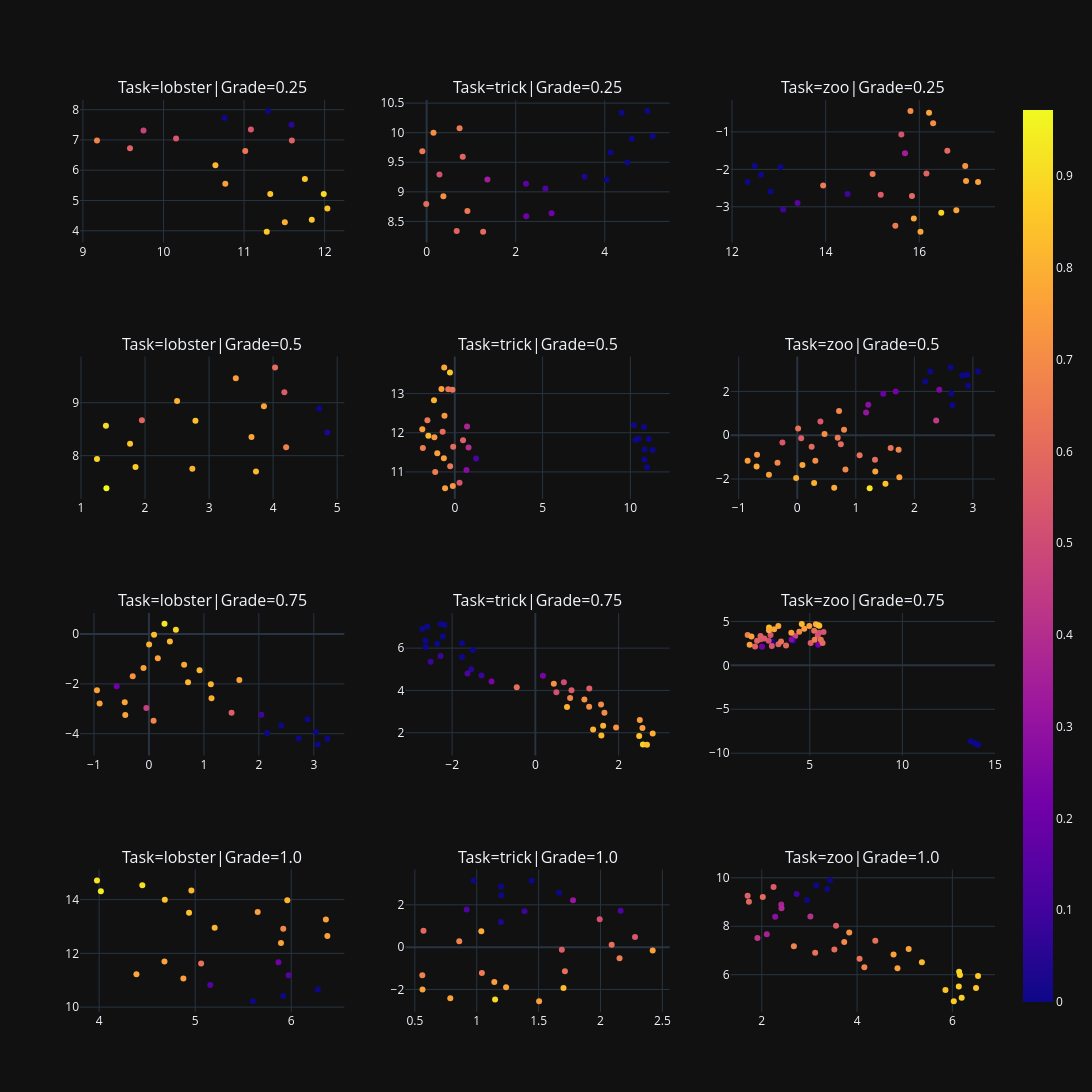

Notebook cell for this chart:
### Code cell
from plotly.subplots import make_subplots

figures = []

for reducer in [umap_reduce]:  # , pca_reduce, tsne_reduce]:
    if not PLOT_STRAT_CLUSTERING:
        break
    for grade_strata in range(1, 5):
        if NORMALIZE_GRADE:
            grade_strata /= 4
        for task_strata in DATASET_NAMES:
            for color in ['label1']:
                sub_embeddings = embeddings_raw[
                    (dataset_clustering["task"] == task_strata)
                    & (dataset_clustering["grade"] == grade_strata)
                    ]
                reduced = reducer(sub_embeddings)
                temp_clustering = dataset_clustering[
                    (dataset_clustering["task"] == task_strata) & (dataset_clustering["grade"] == grade_strata)]
                df = pd.DataFrame({
                    'x': reduced[:, 0],
                    'y': reduced[:, 1],
                    'grade': temp_clustering['grade'],
                    'speed': temp_clustering['speed'],
                    'label1': temp_clustering['label1'],
                    "gender": temp_clustering['gender'],
                    "ID": temp_clustering["ID"]
                })
                fig = px.scatter(df,
                                 x='x', y='y', color=color,
                                 hover_data=['grade', 'speed', 'label1', "gender", "ID"],
                                 title=f"Task={task_strata}|Grade={grade_strata}",
                                 color_continuous_scale='Viridis'
                                 )
                figures.append(fig)

if len(figures) > 0:
    n_cols = 3
    n_rows = (len(figures) + 1) // n_cols

    # Create subplot grid
    titles = [f.layout.title.text if f.layout.title else "" for f in figures]
    fig = make_subplots(rows=n_rows, cols=n_cols, subplot_titles=titles)

    for i, f in enumerate(figures):
        row = (i // n_cols) + 1
        col = (i % n_cols) + 1
        for trace in f.data:
            fig.add_trace(trace, row=row, col=col)

    fig.update_layout(height=300 * n_rows, width=1200)  # adjust as needed
    fig.show("stratified_clusters")

### Figure 1 — Plotly figure (JSON) as saved in the notebook; plotly's stock layout.template omitted (floating-point values rounded to 4 significant figures; data arrays with more than 128 entries replaced by an {"elided": "..."} marker saying what was removed)
{"data": [{"customdata": [[0.25, 55.0, 0.0, 0.0, "m57"], [0.25, 31.0, 0.4685, 0.0, "nnr34"], [0.25, 48.0, 0.0, 1.0, "s155"], [0.25, 44.0, 0.05934, 0.0, "m63"], [0.25, 29.0, 0.5357, 1.0, "s29"], [0.25, 29.0, 0.5357, 1.0, "s10"], [0.25, 26.0, 0.6429, 0.0, "s58"], [0.25, 28.0, 0.5714, 0.0, "s17"], [0.25, 25.0, 0.6786, 0.0, "s25"], [0.25, 13.0, 0.8587, 1.0, "russir42"], [0.25, 18.0, 0.8043, 1.0, "m61"], [0.25, 14.0, 0.8478, 1.0, "nnr36"], [0.25, 13.0, 0.8587, 1.0, "russir40"], [0.25, 14.0, 0.8478, 1.0, "russir60"], [0.25, 13.0, 0.8587, 1.0, "russir38"], [0.25, 17.0, 0.8152, 0.0, "nnr33"], [0.25, 9.0, 0.9022, 0.0, "m27"], [0.25, 23.0, 0.75, 1.0, "russir39"], [0.25, 28.0, 0.5714, 1.0, "m75"]], "hovertemplate": "x=%{x}<br>y=%{y}<br>grade=%{customdata[0]}<br>speed=%{customdata[1]}<br>label1=%{marker.color}<br>gender=%{customdata[3]}<br>ID=%{customdata[4]}<extra></extra>", "legendgroup": "", "marker": {"color": [0.0, 0.4685, 0.0, 0.05934, 0.5357, 0.5357, 0.6429, 0.5714, 0.6786, 0.8587, 0.8043, 0.8478, 0.8587, 0.8478, 0.8587, 0.8152, 0.9022, 0.75, 0.5714], "coloraxis": "coloraxis", "symbol": "circle"}, "mode": "markers", "name": "", "orientation": "v", "showlegend": false, "x": [10.76, 9.752, 11.3, 11.59, 11.08, 10.16, 11.01, 9.584, 9.174, 11.84, 11.51, 11.33, 11.28, 12.03, 11.75, 10.64, 11.99, 10.77, 11.59], "xaxis": "x", "y": [7.722, 7.313, 7.959, 7.504, 7.345, 7.051, 6.633, 6.722, 6.977, 4.363, 4.279, 5.213, 3.971, 4.737, 5.707, 6.164, 5.216, 5.554, 6.98], "yaxis": "y", "type": "scatter"}, {"customdata": [[0.25, 59.0, 0.0, 0.0, "nnz56"], [0.25, 84.0, 0.0, 0.0, "russir58"], [0.25, 47.0, 0.0, 1.0, "nnd74"], [0.25, 32.0, 0.135, 0.0, "nnd45"], [0.25, 24.0, 0.3436, 1.0, "nnd32"], [0.25, 68.0, 0.0, 1.0, "kar78"], [0.25, 73.0, 0.0, 0.0, "nnd46"], [0.25, 29.0, 0.2132, 0.0, "nnd47"], [0.25, 104.0, 0.0, 1.0, "nnz55"], [0.25, 36.0, 0.03073, 0.0, "nnd42"], [0.25, 41.0, 0.0, 1.0, "kar87"], [0.25, 31.0, 0.1611, 1.0, "nnz18"], [0.25, 29.0, 0.2132, 1.0, "nnr35"], [0.25, 8.0, 0.7083, 1.0, "russir42"], [0.25, 13.0, 0.6042, 1.0, "russir38"], [0.25, 11.0, 0.6458, 0.0, "kar77"], [0.25, 13.0, 0.6042, 1.0, "kar34"], [0.25, 14.0, 0.5833, 0.0, "nnd1"], [0.25, 11.0, 0.6458, 1.0, "kar92"], [0.25, 8.0, 0.7083, 1.0, "russir40"], [0.25, 11.0, 0.6458, 1.0, "nnr36"], [0.25, 14.0, 0.5833, 1.0, "russir60"], [0.25, 17.0, 0.5208, 0.0, "kar16"]], "hovertemplate": "x=%{x}<br>y=%{y}<br>grade=%{customdata[0]}<br>speed=%{customdata[1]}<br>label1=%{marker.color}<br>gender=%{customdata[3]}<br>ID=%{customdata[4]}<extra></extra>", "legendgroup": "", "marker": {"color": [0.0, 0.0, 0.0, 0.135, 0.3436, 0.0, 0.0, 0.2132, 0.0, 0.03073, 0.0, 0.1611, 0.2132, 0.7083, 0.6042, 0.6458, 0.6042, 0.5833, 0.6458, 0.7083, 0.6458, 0.5833, 0.5208], "coloraxis": "coloraxis", "symbol": "circle"}, "mode": "markers", "name": "", "orientation": "v", "showlegend": false, "x": [4.382, 4.607, 4.043, 2.667, 1.365, 5.078, 4.132, 2.237, 4.512, 3.547, 4.958, 2.233, 2.807, 0.154, 1.269, -0.09751, -0.008866, 0.8107, 0.7401, 0.3762, 0.9152, 0.6754, 0.2879], "xaxis": "x2", "y": [10.34, 9.896, 9.206, 9.056, 9.21, 9.942, 9.666, 8.588, 9.498, 9.257, 10.37, 9.138, 8.638, 10.0, 8.328, 9.685, 8.794, 9.594, 10.07, 8.925, 8.678, 8.338, 9.294], "yaxis": "y2", "type": "scatter"}, {"customdata": {"elided": "27x5 mixed values"}, "hovertemplate": "x=%{x}<br>y=%{y}<br>grade=%{customdata[0]}<br>speed=%{customdata[1]}<br>label1=%{marker.color}<br>gender=%{customdata[3]}<br>ID=%{customdata[4]}<extra></extra>", "legendgroup": "", "marker": {"color": [0.09404, 0.09404, 0.3439, 0.0, 0.1565, 0.0, 0.0, 0.0, 0.0, 0.725, 0.65, 0.55, 0.65, 0.7, 0.525, 0.575, 0.6, 0.6, 0.65, 0.7, 0.7692, 0.7692, 0.7692, 0.8846, 0.75, 0.7692, 0.7692], "coloraxis": "coloraxis", "symbol": "circle"}, "mode": "markers", "name": "", "orientation": "v", "showlegend": false, "x": [13.09, 14.47, 15.69, 13.04, 13.4, 12.83, 12.33, 12.62, 12.48, 16.98, 15.49, 15.18, 13.95, 16.3, 15.62, 16.15, 15.84, 16.6, 15.0, 15.81, 15.88, 16.79, 17.25, 16.47, 17.0, 16.03, 16.21], "xaxis": "x3", "y": [-3.072, -2.66, -1.57, -1.936, -2.9, -2.594, -2.34, -2.142, -1.912, -1.911, -3.503, -2.678, -2.43, -0.7715, -1.067, -2.114, -2.709, -1.501, -2.127, -0.4385, -3.314, -3.096, -2.336, -3.158, -2.308, -3.663, -0.4887], "yaxis": "y3", "type": "scatter"}, {"customdata": [[0.5, 69.0, 0.03419, 0.0, "m99"], [0.5, 85.0, 0.0, 1.0, "nnr78"], [0.5, 48.0, 0.6667, 0.0, "russir33"], [0.5, 52.0, 0.5556, 0.0, "russir57"], [0.5, 50.0, 0.6111, 1.0, "s26"], [0.5, 51.0, 0.5833, 1.0, "s105"], [0.5, 20.0, 0.8889, 0.0, "m4"], [0.5, 42.0, 0.7667, 1.0, "russir23"], [0.5, 5.0, 0.9722, 1.0, "m37"], [0.5, 23.0, 0.8722, 1.0, "s22"], [0.5, 35.0, 0.8056, 1.0, "nnr41"], [0.5, 28.0, 0.8444, 1.0, "russir02"], [0.5, 18.0, 0.9, 0.0, "m50"], [0.5, 27.0, 0.85, 1.0, "m7"], [0.5, 32.0, 0.8222, 0.0, "nnr65"], [0.5, 42.0, 0.7667, 1.0, "m18"], [0.5, 45.0, 0.75, 0.0, "nnr66"], [0.5, 36.0, 0.8, 1.0, "m92"]], "hovertemplate": "x=%{x}<br>y=%{y}<br>grade=%{customdata[0]}<br>speed=%{customdata[1]}<br>label1=%{marker.color}<br>gender=%{customdata[3]}<br>ID=%{customdata[4]}<extra></extra>", "legendgroup": "", "marker": {"color": [0.03419, 0.0, 0.6667, 0.5556, 0.6111, 0.5833, 0.8889, 0.7667, 0.9722, 0.8722, 0.8056, 0.8444, 0.9, 0.85, 0.8222, 0.7667, 0.75, 0.8], "coloraxis": "coloraxis", "symbol": "circle"}, "mode": "markers", "name": "", "orientation": "v", "showlegend": false, "x": [4.847, 4.721, 4.203, 4.176, 4.03, 1.951, 1.249, 3.662, 1.397, 1.851, 2.5, 2.787, 1.389, 1.766, 3.732, 3.856, 3.417, 2.739], "xaxis": "x4", "y": [8.438, 8.89, 8.158, 9.199, 9.668, 8.671, 7.938, 8.354, 7.387, 7.785, 9.033, 8.661, 8.567, 8.226, 7.701, 8.936, 9.462, 7.755], "yaxis": "y4", "type": "scatter"}, {"customdata": {"elided": "35x5 mixed values"}, "hovertemplate": "x=%{x}<br>y=%{y}<br>grade=%{customdata[0]}<br>speed=%{customdata[1]}<br>label1=%{marker.color}<br>gender=%{customdata[3]}<br>ID=%{customdata[4]}<extra></extra>", "legendgroup": "", "marker": {"color": [0.0, 0.0, 0.0, 0.1147, 0.3651, 0.0, 0.2688, 0.0, 0.0, 0.0, 0.0, 0.4037, 0.0, 0.7321, 0.6429, 0.5714, 0.7321, 0.6071, 0.6429, 0.625, 0.6429, 0.6607, 0.5357, 0.6071, 0.6607, 0.7321, 0.75, 0.75, 0.8561, 0.75, 0.7576, 0.803, 0.75, 0.8182, 0.7727], "coloraxis": "coloraxis", "symbol": "circle"}, "mode": "markers", "name": "", "orientation": "v", "showlegend": false, "x": [10.8, 10.47, 10.3, 1.215, 0.6972, 10.81, 0.665, 10.2, 10.95, 11.27, 10.77, 0.7837, 11.05, -0.5898, -1.562, 0.4686, -0.1138, -0.6933, -0.1362, -0.3759, -0.2653, -1.821, 0.2681, -0.093, -1.118, -1.164, -0.6237, -1.853, -0.2769, -0.5548, -1.0, -1.188, -0.7619, -1.508, -0.6058], "xaxis": "x5", "y": [11.31, 11.85, 11.82, 11.34, 12.16, 11.57, 11.05, 12.2, 11.12, 11.56, 12.15, 11.63, 11.84, 12.43, 12.32, 11.81, 10.64, 12.02, 13.1, 13.11, 11.15, 11.61, 10.72, 11.64, 11.0, 11.88, 11.35, 12.09, 13.54, 10.59, 11.48, 12.83, 13.11, 11.92, 13.67], "yaxis": "y5", "type": "scatter"}, {"customdata": {"elided": "44x5 mixed values"}, "hovertemplate": "x=%{x}<br>y=%{y}<br>grade=%{customdata[0]}<br>speed=%{customdata[1]}<br>label1=%{marker.color}<br>gender=%{customdata[3]}<br>ID=%{customdata[4]}<extra></extra>", "legendgroup": "", "marker": {"color": [0.4444, 0.2219, 0.0, 0.0, 0.0, 0.0, 0.0, 0.0, 0.2497, 0.0, 0.0, 0.0, 0.2775, 0.1941, 0.3053, 0.5417, 0.6458, 0.7083, 0.6875, 0.625, 0.6875, 0.6042, 0.6042, 0.7083, 0.5417, 0.625, 0.6042, 0.6875, 0.7292, 0.6875, 0.625, 0.5625, 0.6875, 0.7838, 0.7838, 0.7973, 0.777, 0.75, 0.9257, 0.7635, 0.7568, 0.7635, 0.8446, 0.7905], "coloraxis": "coloraxis", "symbol": "circle"}, "mode": "markers", "name": "", "orientation": "v", "showlegend": false, "x": [2.372, 1.682, 2.186, 2.902, 2.272, 2.65, 3.087, 2.632, 2.426, 2.819, 2.618, 2.918, 1.213, 1.469, 1.175, -0.2536, 0.6909, 0.3088, 0.714, 1.595, -0.3373, 0.2456, 0.7443, 0.4658, 0.3954, 0.01438, 1.327, 0.8226, -0.6868, 0.799, 1.065, 0.0671, 1.731, 0.6306, -0.6944, 0.2876, 0.08803, -0.8475, 1.236, 1.332, -0.4834, 1.743, 1.506, -0.0191], "xaxis": "x6", "y": [0.6707, 2.0, 2.447, 2.765, 2.908, 1.364, 2.905, 1.903, 2.079, 2.722, 3.096, 2.252, 1.394, 1.897, 1.035, -0.3372, -0.1101, -1.171, 1.107, -0.5836, -1.261, -0.5225, -0.4067, 0.05893, 0.6292, 0.3112, -1.121, -1.569, -0.8891, 0.2508, -0.911, -0.1364, -0.668, -2.393, -1.432, -2.184, -1.362, -1.17, -2.415, -1.659, -1.807, -1.922, -2.22, -1.948], "yaxis": "y6", "type": "scatter"}, {"customdata": {"elided": "30x5 mixed values"}, "hovertemplate": "x=%{x}<br>y=%{y}<br>grade=%{customdata[0]}<br>speed=%{customdata[1]}<br>label1=%{marker.color}<br>gender=%{customdata[3]}<br>ID=%{customdata[4]}<extra></extra>", "legendgroup": "", "marker": {"color": [0.2089, 0.0, 0.0, 0.0, 0.0, 0.4636, 0.0, 0.0, 0.09975, 0.0, 0.7187, 0.5625, 0.7612, 0.6875, 0.806, 0.7612, 0.8134, 0.7799, 0.8321, 0.9254, 0.8172, 0.8172, 0.7575, 0.7948, 0.7687, 0.7649, 0.8843, 0.7612, 0.7649, 0.8134], "coloraxis": "coloraxis", "symbol": "circle"}, "mode": "markers", "name": "", "orientation": "v", "showlegend": false, "x": [-0.5868, 2.725, 2.147, 2.887, 2.406, -0.04733, 3.246, 3.038, 2.045, 3.073, -0.2952, 1.503, -0.09917, 0.08438, 0.002896, -0.8977, 0.3809, 0.6397, 0.09309, 0.2828, 1.126, 0.9205, 0.1613, 1.138, -0.4402, -0.4308, 0.4903, -0.9457, 1.644, 0.7115], "xaxis": "x7", "y": [-2.09, -4.192, -3.967, -3.426, -3.669, -2.973, -4.204, -3.934, -3.239, -4.439, -1.694, -3.156, -1.361, -3.478, -0.4141, -2.785, -0.2978, -1.233, -0.02476, 0.4114, -2.017, -1.456, -0.9689, -2.572, -2.738, -3.247, 0.1793, -2.259, -1.839, -1.929], "yaxis": "y7", "type": "scatter"}, {"customdata": {"elided": "40x5 mixed values"}, "hovertemplate": "x=%{x}<br>y=%{y}<br>grade=%{customdata[0]}<br>speed=%{customdata[1]}<br>label1=%{marker.color}<br>gender=%{customdata[3]}<br>ID=%{customdata[4]}<extra></extra>", "legendgroup": "", "marker": {"color": [0.0, 0.0, 0.2306, 0.05097, 0.0, 0.0, 0.0, 0.0, 0.08689, 0.0, 0.0, 0.0, 0.08689, 0.1228, 0.2306, 0.0, 0.0, 0.5, 0.08689, 0.7, 0.6833, 0.7, 0.7167, 0.55, 0.5667, 0.7167, 0.6167, 0.7167, 0.7167, 0.5167, 0.8702, 0.8221, 0.8462, 0.7981, 0.7981, 0.8365, 0.8029, 0.75, 0.75, 0.8029], "coloraxis": "coloraxis", "symbol": "circle"}, "mode": "markers", "name": "", "orientation": "v", "showlegend": false, "x": [-2.276, -2.185, 0.1825, -1.54, -2.638, -2.223, -2.595, -1.76, -2.517, -2.635, -1.762, -2.355, -1.295, -1.631, -1.052, -1.498, -2.716, 0.6855, -2.279, 1.66, 0.8347, 1.578, 1.292, 0.8684, 1.296, 0.4434, -0.4472, 1.939, 1.178, 0.5051, 2.584, 1.586, 2.494, 0.7601, 2.819, 2.682, 1.388, 2.573, 2.509, 1.628], "xaxis": "x8", "y": [7.147, 7.099, 4.695, 4.999, 6.346, 6.546, 7.027, 6.23, 5.352, 6.042, 5.582, 6.203, 4.709, 4.796, 4.423, 5.913, 6.903, 4.389, 5.625, 2.945, 3.638, 3.339, 3.222, 4.003, 4.093, 4.321, 4.155, 2.241, 3.573, 3.909, 1.443, 1.864, 1.846, 3.221, 1.966, 1.436, 2.157, 2.217, 2.6, 2.331], "yaxis": "y8", "type": "scatter"}, {"customdata": {"elided": "45x5 mixed values"}, "hovertemplate": "x=%{x}<br>y=%{y}<br>grade=%{customdata[0]}<br>speed=%{customdata[1]}<br>label1=%{marker.color}<br>gender=%{customdata[3]}<br>ID=%{customdata[4]}<extra></extra>", "legendgroup": "", "marker": {"color": [0.0, 0.4787, 0.05277, 0.0, 0.0, 0.2231, 0.2231, 0.0, 0.0, 0.03147, 0.2657, 0.5357, 0.5714, 0.5893, 0.5357, 0.5536, 0.5179, 0.6607, 0.6071, 0.5179, 0.5536, 0.6786, 0.5714, 0.5357, 0.625, 0.5357, 0.6607, 0.5357, 0.625, 0.5714, 0.6071, 0.5714, 0.825, 0.75, 0.82, 0.75, 0.78, 0.755, 0.77, 0.755, 0.785, 0.76, 0.815, 0.765, 0.835], "coloraxis": "coloraxis", "symbol": "circle"}, "mode": "markers", "name": "", "orientation": "v", "showlegend": false, "x": [14.09, 4.214, 4.101, 14.06, 13.93, 5.453, 2.418, 13.93, 13.7, 2.968, 4.017, 5.431, 3.307, 3.718, 2.346, 5.046, 5.493, 5.261, 5.235, 2.778, 2.543, 4.43, 2.152, 2.948, 5.596, 5.742, 1.642, 2.879, 3.448, 2.335, 5.689, 2.043, 2.799, 4.002, 4.566, 4.971, 5.326, 1.75, 3.3, 4.699, 2.794, 1.849, 5.515, 3.074, 5.467], "xaxis": "x9", "y": [-9.024, 3.332, 2.803, -9.001, -8.863, 2.342, 2.111, -8.871, -8.635, 2.688, 2.946, 3.397, 2.409, 2.244, 2.973, 2.551, 3.723, 2.919, 3.931, 2.811, 3.057, 3.815, 2.805, 2.194, 2.908, 3.808, 3.46, 3.455, 2.723, 3.346, 2.544, 2.13, 4.293, 3.705, 4.72, 4.481, 4.665, 2.349, 4.487, 4.174, 3.981, 3.283, 4.517, 4.108, 4.559], "yaxis": "y9", "type": "scatter"}, {"customdata": [[1.0, 163.0, 0.0, 1.0, "m93"], [1.0, 98.0, 0.1456, 0.0, "russir47"], [1.0, 96.0, 0.21, 1.0, "m48"], [1.0, 98.0, 0.1456, 1.0, "nnr71"], [1.0, 123.0, 0.0, 0.0, "nnr69"], [1.0, 131.0, 0.0, 0.0, "russir64"], [1.0, 84.0, 0.6875, 1.0, "nnr57"], [1.0, 82.0, 0.753, 1.0, "m46"], [1.0, 85.0, 0.625, 1.0, "m108"], [1.0, 75.0, 0.7741, 0.0, "nnr73"], [1.0, 62.0, 0.8133, 0.0, "m39"], [1.0, 53.0, 0.8404, 1.0, "m52"], [1.0, 50.0, 0.8494, 1.0, "m38"], [1.0, 82.0, 0.753, 0.0, "nnr58"], [1.0, 80.0, 0.759, 0.0, "russir88"], [1.0, 30.0, 0.9096, 1.0, "russir62"], [1.0, 63.0, 0.8102, 0.0, "m43"], [1.0, 27.0, 0.9187, 1.0, "m2"], [1.0, 18.0, 0.9458, 0.0, "m54"], [1.0, 64.0, 0.8072, 1.0, "m8"], [1.0, 78.0, 0.7651, 1.0, "nnr61"], [1.0, 78.0, 0.7651, 1.0, "russir46"], [1.0, 79.0, 0.762, 1.0, "s131"]], "hovertemplate": "x=%{x}<br>y=%{y}<br>grade=%{customdata[0]}<br>speed=%{customdata[1]}<br>label1=%{marker.color}<br>gender=%{customdata[3]}<br>ID=%{customdata[4]}<extra></extra>", "legendgroup": "", "marker": {"color": [0.0, 0.1456, 0.21, 0.1456, 0.0, 0.0, 0.6875, 0.753, 0.625, 0.7741, 0.8133, 0.8404, 0.8494, 0.753, 0.759, 0.9096, 0.8102, 0.9187, 0.9458, 0.8072, 0.7651, 0.7651, 0.762], "coloraxis": "coloraxis", "symbol": "circle"}, "mode": "markers", "name": "", "orientation": "v", "showlegend": false, "x": [5.915, 5.972, 5.866, 5.157, 5.6, 6.277, 5.917, 6.36, 5.062, 4.389, 4.96, 4.936, 4.684, 4.877, 6.376, 4.45, 5.959, 3.978, 4.018, 5.203, 4.68, 5.893, 5.651], "xaxis": "x10", "y": [10.41, 11.18, 11.67, 10.82, 10.22, 10.65, 12.92, 13.26, 11.62, 11.22, 14.34, 13.51, 13.99, 11.07, 12.65, 14.54, 13.98, 14.72, 14.32, 12.95, 11.7, 12.39, 13.54], "yaxis": "y10", "type": "scatter"}, {"customdata": {"elided": "29x5 mixed values"}, "hovertemplate": "x=%{x}<br>y=%{y}<br>grade=%{customdata[0]}<br>speed=%{customdata[1]}<br>label1=%{marker.color}<br>gender=%{customdata[3]}<br>ID=%{customdata[4]}<extra></extra>", "legendgroup": "", "marker": {"color": [0.0, 0.0, 0.0, 0.0, 0.1309, 0.3155, 0.08991, 0.1309, 0.0, 0.02839, 0.5577, 0.6154, 0.6154, 0.5962, 0.5192, 0.6538, 0.5385, 0.6731, 0.6538, 0.6731, 0.8275, 0.8979, 0.7641, 0.7606, 0.7852, 0.7606, 0.7606, 0.7535, 0.757], "coloraxis": "coloraxis", "symbol": "circle"}, "mode": "markers", "name": "", "orientation": "v", "showlegend": false, "x": [1.197, 1.444, 0.9764, 1.199, 0.9189, 1.778, 1.386, 2.163, 1.666, 1.195, 1.688, 2.091, 1.713, 0.57, 1.994, 1.042, 2.279, 0.5604, 2.154, 0.859, 1.701, 1.149, 0.7865, 1.237, 1.037, 2.422, 0.5622, 1.142, 1.504], "xaxis": "x11", "y": [2.87, 3.155, 3.145, 2.453, 1.774, 2.22, 1.696, 1.718, 2.571, 1.192, -0.1232, 0.1087, -1.141, 0.7761, 1.322, -1.225, 0.4763, -1.329, -0.5285, 0.274, -1.927, -2.471, -2.411, -1.895, 0.7471, -0.1546, -2.001, -1.645, -2.55], "yaxis": "y11", "type": "scatter"}, {"customdata": {"elided": "36x5 mixed values"}, "hovertemplate": "x=%{x}<br>y=%{y}<br>grade=%{customdata[0]}<br>speed=%{customdata[1]}<br>label1=%{marker.color}<br>gender=%{customdata[3]}<br>ID=%{customdata[4]}<extra></extra>", "legendgroup": "", "marker": {"color": [0.3571, 0.09509, 0.0, 0.0, 0.2856, 0.4047, 0.3571, 0.4285, 0.3809, 0.0, 0.0, 0.625, 0.625, 0.5536, 0.6786, 0.5893, 0.5714, 0.6786, 0.625, 0.6071, 0.5536, 0.6071, 0.6964, 0.7143, 0.8788, 0.8864, 0.822, 0.8523, 0.8636, 0.7614, 0.7614, 0.8598, 0.875, 0.8902, 0.8409, 0.7652], "coloraxis": "coloraxis", "symbol": "circle"}, "mode": "markers", "name": "", "orientation": "v", "showlegend": false, "x": [2.409, 2.732, 3.145, 3.432, 2.282, 3.02, 2.106, 1.909, 2.415, 3.373, 2.951, 3.121, 4.382, 3.559, 4.153, 1.731, 1.703, 2.674, 4.052, 3.524, 2.248, 2.021, 3.731, 3.836, 6.196, 6.16, 5.36, 6.497, 6.03, 4.848, 4.766, 6.539, 6.135, 6.141, 5.855, 5.083], "xaxis": "x12", "y": [8.9, 9.333, 9.679, 9.896, 8.392, 8.403, 7.666, 7.512, 8.747, 9.537, 9.075, 6.91, 7.399, 8.025, 6.307, 9.015, 9.256, 7.173, 6.661, 7.043, 9.622, 9.209, 7.345, 7.738, 5.043, 5.988, 6.514, 5.452, 4.908, 6.264, 6.832, 5.945, 5.511, 6.121, 5.365, 7.057], "yaxis": "y12", "type": "scatter"}], "layout": {"xaxis": {"anchor": "y", "domain": [0.0, 0.2889]}, "yaxis": {"anchor": "x", "domain": [0.8438, 1.0]}, "xaxis2": {"anchor": "y2", "domain": [0.3556, 0.6444]}, "yaxis2": {"anchor": "x2", "domain": [0.8438, 1.0]}, "xaxis3": {"anchor": "y3", "domain": [0.7111, 1.0]}, "yaxis3": {"anchor": "x3", "domain": [0.8438, 1.0]}, "xaxis4": {"anchor": "y4", "domain": [0.0, 0.2889]}, "yaxis4": {"anchor": "x4", "domain": [0.5625, 0.7188]}, "xaxis5": {"anchor": "y5", "domain": [0.3556, 0.6444]}, "yaxis5": {"anchor": "x5", "domain": [0.5625, 0.7188]}, "xaxis6": {"anchor": "y6", "domain": [0.7111, 1.0]}, "yaxis6": {"anchor": "x6", "domain": [0.5625, 0.7188]}, "xaxis7": {"anchor": "y7", "domain": [0.0, 0.2889]}, "yaxis7": {"anchor": "x7", "domain": [0.2812, 0.4375]}, "xaxis8": {"anchor": "y8", "domain": [0.3556, 0.6444]}, "yaxis8": {"anchor": "x8", "domain": [0.2812, 0.4375]}, "xaxis9": {"anchor": "y9", "domain": [0.7111, 1.0]}, "yaxis9": {"anchor": "x9", "domain": [0.2812, 0.4375]}, "xaxis10": {"anchor": "y10", "domain": [0.0, 0.2889]}, "yaxis10": {"anchor": "x10", "domain": [0.0, 0.1562]}, "xaxis11": {"anchor": "y11", "domain": [0.3556, 0.6444]}, "yaxis11": {"anchor": "x11", "domain": [0.0, 0.1562]}, "xaxis12": {"anchor": "y12", "domain": [0.7111, 1.0]}, "yaxis12": {"anchor": "x12", "domain": [0.0, 0.1562]}, "annotations": [{"font": {"size": 16}, "showarrow": false, "text": "Task=lobster|Grade=0.25", "x": 0.1444, "xanchor": "center", "xref": "paper", "y": 1.0, "yanchor": "bottom", "yref": "paper"}, {"font": {"size": 16}, "showarrow": false, "text": "Task=trick|Grade=0.25", "x": 0.5, "xanchor": "center", "xref": "paper", "y": 1.0, "yanchor": "bottom", "yref": "paper"}, {"font": {"size": 16}, "showarrow": false, "text": "Task=zoo|Grade=0.25", "x": 0.8556, "xanchor": "center", "xref": "paper", "y": 1.0, "yanchor": "bottom", "yref": "paper"}, {"font": {"size": 16}, "showarrow": false, "text": "Task=lobster|Grade=0.5", "x": 0.1444, "xanchor": "center", "xref": "paper", "y": 0.7188, "yanchor": "bottom", "yref": "paper"}, {"font": {"size": 16}, "showarrow": false, "text": "Task=trick|Grade=0.5", "x": 0.5, "xanchor": "center", "xref": "paper", "y": 0.7188, "yanchor": "bottom", "yref": "paper"}, {"font": {"size": 16}, "showarrow": false, "text": "Task=zoo|Grade=0.5", "x": 0.8556, "xanchor": "center", "xref": "paper", "y": 0.7188, "yanchor": "bottom", "yref": "paper"}, {"font": {"size": 16}, "showarrow": false, "text": "Task=lobster|Grade=0.75", "x": 0.1444, "xanchor": "center", "xref": "paper", "y": 0.4375, "yanchor": "bottom", "yref": "paper"}, {"font": {"size": 16}, "showarrow": false, "text": "Task=trick|Grade=0.75", "x": 0.5, "xanchor": "center", "xref": "paper", "y": 0.4375, "yanchor": "bottom", "yref": "paper"}, {"font": {"size": 16}, "showarrow": false, "text": "Task=zoo|Grade=0.75", "x": 0.8556, "xanchor": "center", "xref": "paper", "y": 0.4375, "yanchor": "bottom", "yref": "paper"}, {"font": {"size": 16}, "showarrow": false, "text": "Task=lobster|Grade=1.0", "x": 0.1444, "xanchor": "center", "xref": "paper", "y": 0.1562, "yanchor": "bottom", "yref": "paper"}, {"font": {"size": 16}, "showarrow": false, "text": "Task=trick|Grade=1.0", "x": 0.5, "xanchor": "center", "xref": "paper", "y": 0.1562, "yanchor": "bottom", "yref": "paper"}, {"font": {"size": 16}, "showarrow": false, "text": "Task=zoo|Grade=1.0", "x": 0.8556, "xanchor": "center", "xref": "paper", "y": 0.1562, "yanchor": "bottom", "yref": "paper"}], "height": 1200, "width": 1200}}
